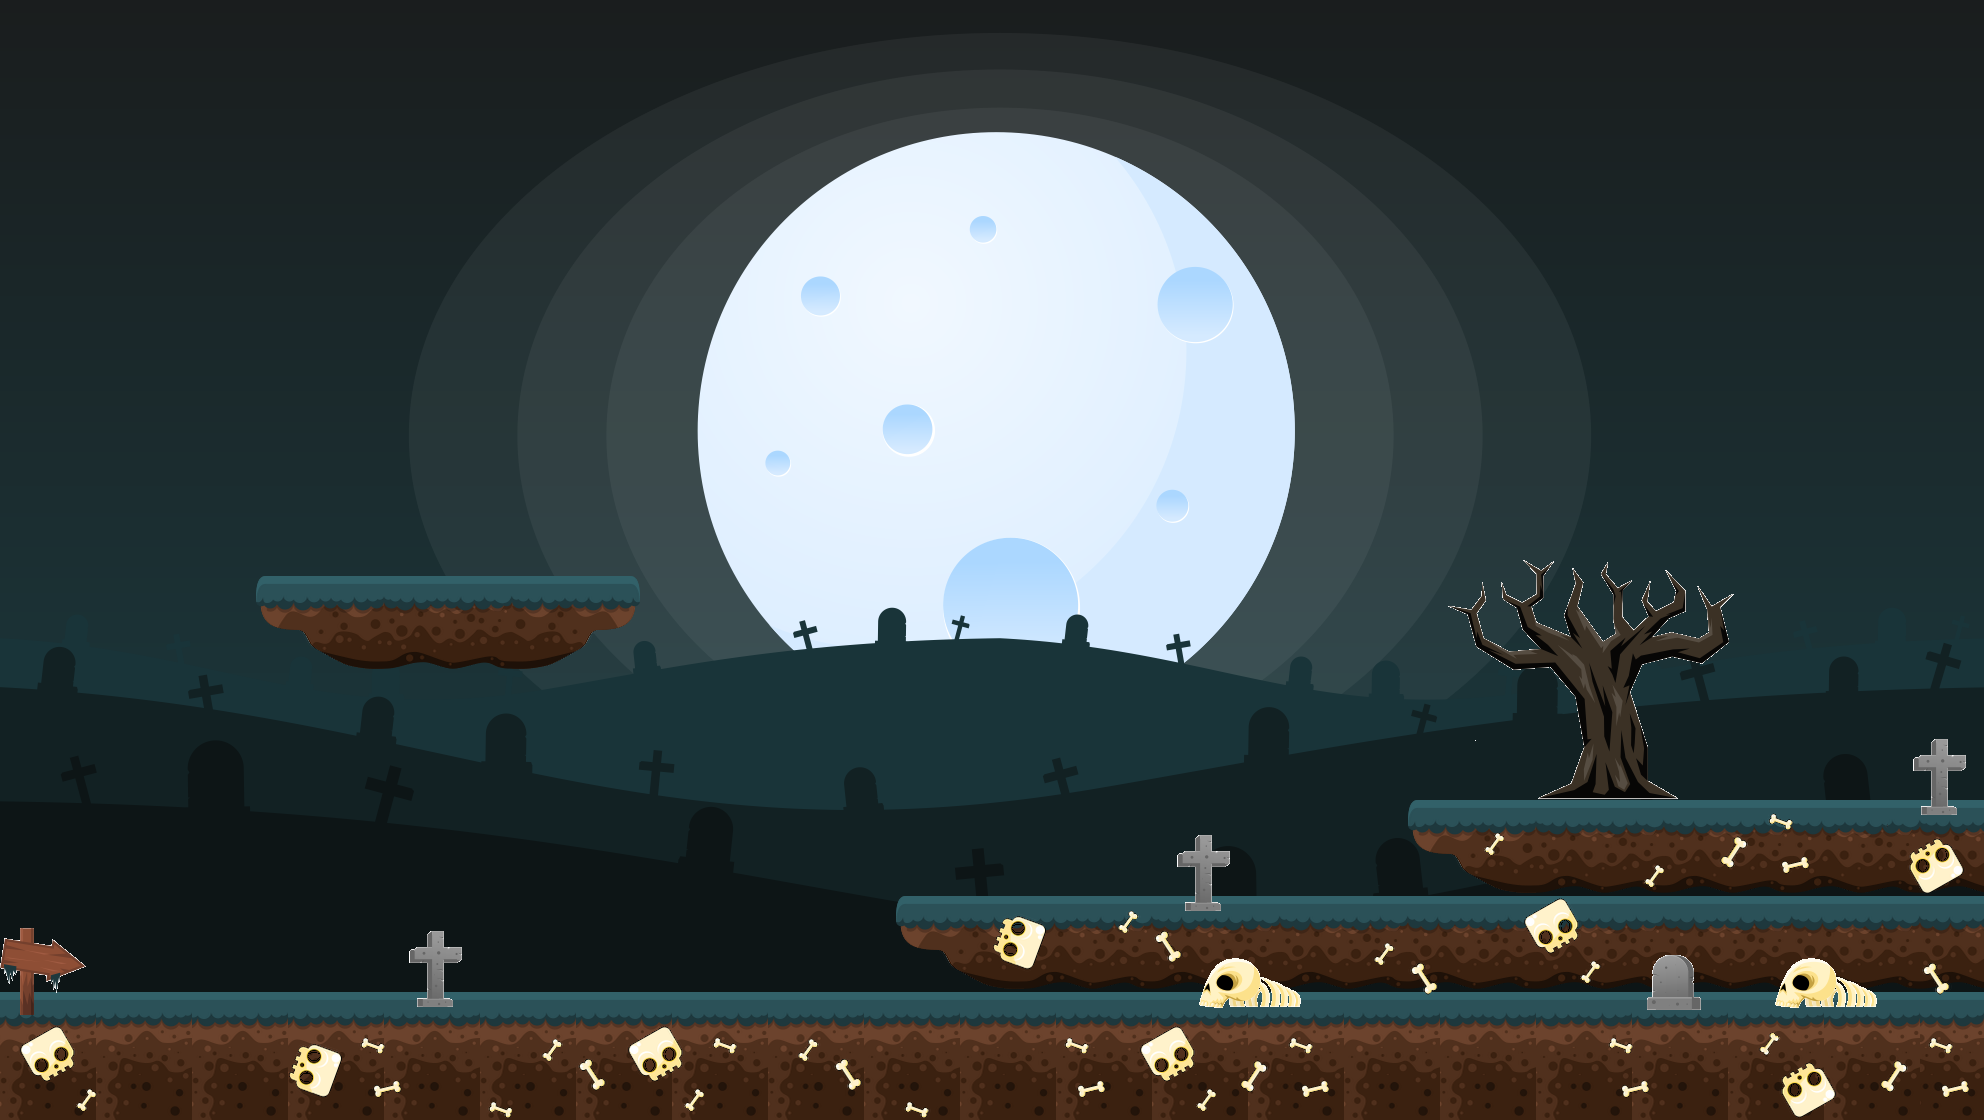

Below is a game level as drawn by its tile map, then a one-line description and the .tmx that defines it (tile-layer data replaced by summaries):
An orthogonal 62x35 tile map with 32x32 px tiles, 3 tile layers (Livello tile 1, Livello tile 2, Livello tile 3), 11 tilesets and 8 objects (4x platform, 4x wall).

<map version="1.5" tiledversion="1.5.0" orientation="orthogonal" renderorder="right-down" width="62" height="35" tilewidth="32" tileheight="32" infinite="0" nextlayerid="7" nextobjectid="13">
 <tileset firstgid="1" name="Background" tilewidth="32" tileheight="32" tilecount="2170" columns="62">
  <image source="Background.png" trans="000000" width="2000" height="1143" />
 </tileset>
 <tileset firstgid="2171" name="Ground0" tilewidth="32" tileheight="32" tilecount="16" columns="4">
  <image source="Ground0.png" trans="000000" width="128" height="128" />
 </tileset>
 <tileset firstgid="2187" name="LeftGround1" tilewidth="32" tileheight="32" tilecount="16" columns="4">
  <image source="LeftGround1.png" trans="000000" width="128" height="128" />
 </tileset>
 <tileset firstgid="2203" name="Ground1" tilewidth="32" tileheight="32" tilecount="16" columns="4">
  <image source="Ground1.png" trans="000000" width="128" height="128" />
 </tileset>
 <tileset firstgid="2219" name="Bone1" tilewidth="32" tileheight="32" tilecount="16" columns="4">
  <image source="Bone1.png" trans="000000" width="128" height="128" />
 </tileset>
 <tileset firstgid="2235" name="Bone1R" tilewidth="32" tileheight="32" tilecount="16" columns="4">
  <image source="Bone1R.png" trans="000000" width="128" height="128" />
 </tileset>
 <tileset firstgid="2251" name="Bone4" tilewidth="32" tileheight="32" tilecount="16" columns="4">
  <image source="Bone4.png" trans="000000" width="128" height="128" />
 </tileset>
 <tileset firstgid="2267" name="Bone2" tilewidth="32" tileheight="32" tilecount="16" columns="4">
  <image source="Bone2.png" trans="000000" width="128" height="128" />
 </tileset>
 <tileset firstgid="2283" name="Bone3" tilewidth="32" tileheight="32" tilecount="16" columns="4">
  <image source="Bone3.png" trans="000000" width="128" height="128" />
 </tileset>
 <tileset firstgid="2299" name="ObjectsSheet" tilewidth="32" tileheight="32" tilecount="682" columns="31">
  <image source="ObjectsSheet.png" trans="ffffff" width="1000" height="729" />
 </tileset>
 <tileset firstgid="2981" name="rightGround1" tilewidth="32" tileheight="32" tilecount="16" columns="4">
  <image source="RightGround1.png" trans="ffffff" width="128" height="128" />
 </tileset>
 <layer id="1" name="Livello tile 1" width="62" height="35">
  <data>[2170 cells, 2170 non-empty, 1934 distinct tile ids]</data>
 </layer>
 <layer id="3" name="Livello tile 2" width="62" height="35">
  <data>[2170 cells, 156 non-empty, 24 distinct tile ids]</data>
 </layer>
 <layer id="6" name="Livello tile 3" width="62" height="35">
  <data>[2170 cells, 374 non-empty, 212 distinct tile ids]</data>
 </layer>
 <objectgroup id="4" name="Livello di oggetti 1">
  <object id="2" type="platform" x="0.333333" y="999.667" width="1983" height="120" />
  <object id="3" type="platform" x="896.25" y="903.75" width="1087" height="215.915" />
  <object id="4" type="platform" x="1408" y="806.667" width="574.667" height="309.14" />
  <object id="6" type="wall" x="0" y="0" width="1.33333" height="1119.67" />
  <object id="8" type="wall" x="1983.63" y="0.0625" width="0.25" height="1119.56" />
  <object id="10" type="wall" x="892.533" y="903.73" width="3.3183" height="96.0157" />
  <object id="11" type="wall" x="1404.54" y="806.555" width="2.87522" height="96.9536" />
  <object id="12" type="platform" x="256" y="576" width="383.667" height="96.3333" />
 </objectgroup>
</map>
